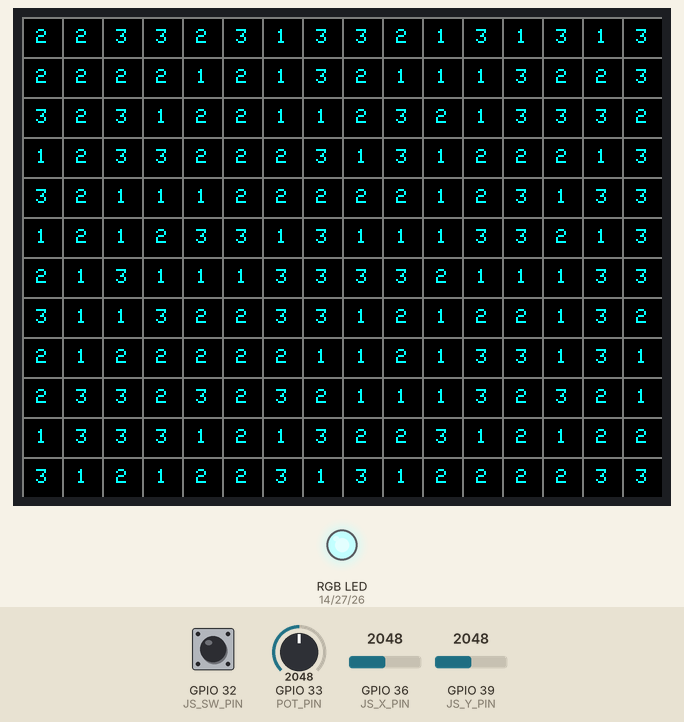
Recording of a program running on a simulated ESP32. On the bench: 320×240 colour display, an RGB LED mixed from three pins (HIGH = lit). Inputs (shaded band) come from the test bench; at power-on: GPIO 32 (JS_SW_PIN) HIGH, GPIO 33 (POT_PIN) = 2048, GPIO 36 (JS_X_PIN) = 2048, GPIO 39 (JS_Y_PIN) = 2048 (analog values on the 0–4095 scale). Random numbers use the default seed unless the program sets one; what the program prints to the serial monitor is not drawn.

Above: at 1.4 s.
1.5 s: GPIO 32 (JS_SW_PIN) pulled LOW for 0.15 s
At 2.4 s:
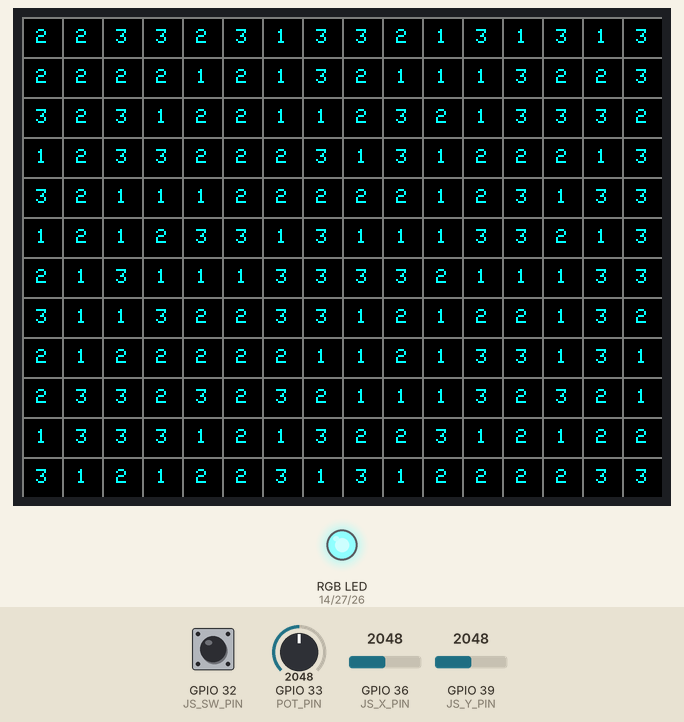
At 3.41 s:
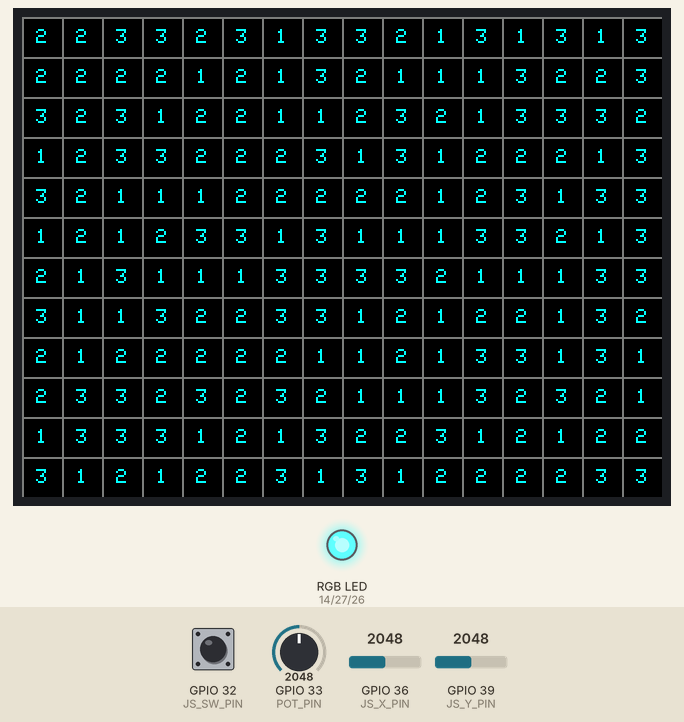
Timing chart, 0 to 20.0 s (numbered marks = the images above; inputs shaded):
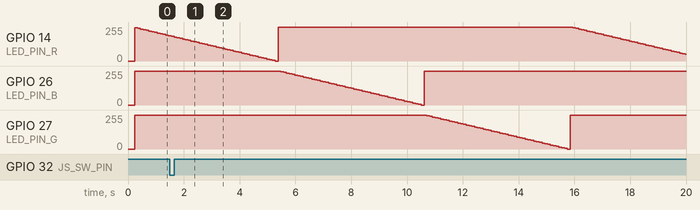

The program:

main.cpp
```cpp
#include <Arduino.h>
#include <TFT_eSPI.h>

//LED VARIABLES
const int LED_PIN_R=14;
const int LED_PIN_B=26;
const int LED_PIN_G=27;
bool cycling = true;
int step = 0;
unsigned long lastChange = 0;
int level=0;

//JS variables
const int JS_X_PIN=36;
const int JS_Y_PIN=39;
const int JS_SW_PIN=32;
int x_val=0;
int y_val=0;
bool sw_pressed=0;

//display variables

TFT_eSPI tft = TFT_eSPI();
const int CELL = 20;
const uint16_t GRID_COLOR = TFT_DARKGREY;
int width, height, columns, rows;

//pot variable
const int POT_PIN = 33;

void readPot(){

  int reading = analogRead(POT_PIN);
  Serial.printf("Pot reading: %d\n",reading);
}


//code for led cycling
void setupLEDs(){

  //pwm setup
  ledcSetup(0, 3000, 8);
  ledcAttachPin(LED_PIN_R, 0);
  ledcSetup(1, 3000, 8);
  ledcAttachPin(LED_PIN_B, 1);
  ledcSetup(2, 3000, 8);
  ledcAttachPin(LED_PIN_G, 2);


}

void setColour(uint8_t red, uint8_t blue, uint8_t green){

  ledcWrite(0, 255-red);
  ledcWrite(1, 255-blue);
  ledcWrite(2, 255-green);

}

void loopRBG(){

  if (cycling && millis() - lastChange >= 5) {
    lastChange = millis();

    level += 5;
    if (level > 255) {
      level = 0;
      step = (step + 1) % 3;
    }

    if (step == 0) setColour(level, 0, 0);
    if (step == 1) setColour(0, level, 0);
    if (step == 2) setColour(0, 0, level);
  }
}

//read joystick
void joystickRead(){

  x_val=analogRead(JS_X_PIN);
  y_val=analogRead(JS_Y_PIN);
  sw_pressed=(digitalRead(JS_SW_PIN)==LOW);

  //print values to serial
  Serial.printf("X= %d, Y=%d\n", x_val, y_val);

  if (sw_pressed){

    Serial.printf("Joystick Button is pressed\n");

  }

  delay(100);

}

//lcd functions
void drawGrid() {

  for (int x = 0; x <= width; x += CELL) tft.drawFastVLine(x, 0, height, GRID_COLOR);
  for (int y = 0; y <= height; y += CELL) tft.drawFastHLine(0, y, width, GRID_COLOR);

}

void drawNumbers(){
  //in each cell, draw a random number
  tft.setTextColor(TFT_CYAN);
  tft.setTextDatum(MC_DATUM);

  for(int r=0;r < rows; r++){

    for(int c=0; c < columns; c++){
      int cx = c * CELL + CELL / 2;
      int cy = r * CELL + CELL / 2;
      tft.drawNumber(random(1,4), cx, cy, 1);

    }
  }


}

void setup() {
  Serial.begin(115200);
  pinMode(JS_SW_PIN, INPUT_PULLUP);
  setupLEDs();
  tft.init();
  tft.setRotation(1);
  tft.fillScreen(TFT_BLACK);

  width = tft.width();
  height = tft.height();
  columns = width / CELL;
  rows = height / CELL;

  drawGrid();
  drawNumbers();

  analogReadResolution(12);
  analogSetPinAttenuation(POT_PIN, ADC_11db);


}

 void loop() {
  loopRBG();
  joystickRead();
  readPot();
  //delay(100);
 }
```
